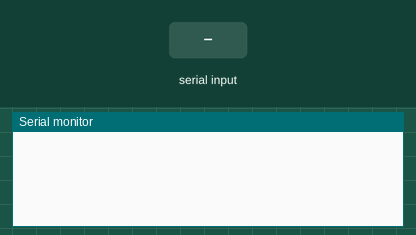
The sketch below on a simulated Arduino Uno, built with avr-gcc and run on an emulated ATmega328P. Parts: the last lines printed to the serial monitor. The inputs (shaded band) are chosen by the test bench. The modem accepts every AT command (registered, SIM ready, sends succeed) and sends nothing else.

Above: at 1.2 s.
1.3 s: "s" received over Serial
At 1.8 s:
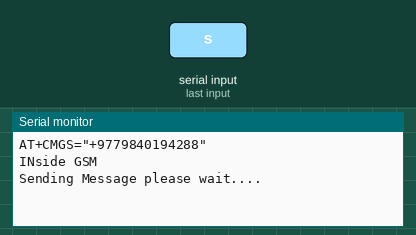
2.8 s: "s" received over the second serial link
4.9 s: "+" received over the second serial link
At 5.7 s:
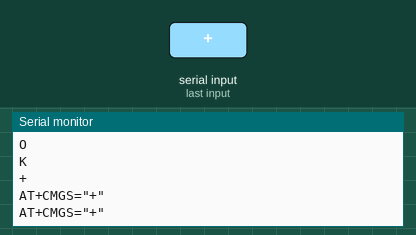

The sketch:

BluetoothReadStringLocation.ino
```cpp
#include <SoftwareSerial.h>
#define LED 13
#define buttonPin 5
int buttonState = 1;
  String num="0";

SoftwareSerial Blc(10, 11); //TX, RX
SoftwareSerial SIM900A(2,3); //TX, RX
bool numsend = false;
String number;
String name = "AT+CMGS=\"+9779840194288\"\r";
void setup()
{
    SIM900A.begin(115200);   // GSM Module Baud rate - communication speed

  Blc.begin(9600);   // GSM Module Baud rate - communication speed
  Serial.begin(115200);    // Baud rate of Serial Monitor in the IDE app

}

void loop()
{
  String num;
  String part1 = "AT+CMGS=\"";
  String part2 = "\"\r";
  //Blc.println("AT+CMGS=\"+9779840194288\"\r"); // Receiver's Mobile Number
  //Serial.println((String)name);
  while (Blc.available()){
    char Data = Blc.read();
   Serial.println(Data);
//        if(Data=='\n'){break;}

    num+=Data;
    number = num;
    numsend = true;
//    Serial.println((int)Data);
    }
    if(numsend){
      if(number[0]=='+'){
    number.trim();
     name  = part1 + number + part2;
     Serial.println(name);
     numsend = false;
     Serial.println((String)name);
     }}
  if (Serial.available()>0)
   switch(Serial.read())
  {
    case 's':
      SendMessage();

      break;
  }
}


void SendMessage()
{     Serial.println(name);

  Serial.println("INside GSM");
  Serial.println("Sending Message please wait....");
  SIM900A.println("AT+CMGF=1");    //Text Mode initialisation
  delay(1000);
  Serial.println("Set SMS Number");
  SIM900A.println((String)name); // Receiver's Mobile Number
  delay(1000);
  Serial.println("Set SMS Content");
  SIM900A.println("Fall detected");// Messsage content
  delay(100);
  Serial.println("Done");
  SIM900A.println((char)26);//   delay(1000);
  Serial.println("Message sent succesfully");
  digitalWrite(13, HIGH);

}
```

Measured:
- after the input at 1.3 s, the serial monitor: prints a new line at once (image 1)
- after the input at 4.9 s, the serial monitor: prints a new line at once (image 2)
